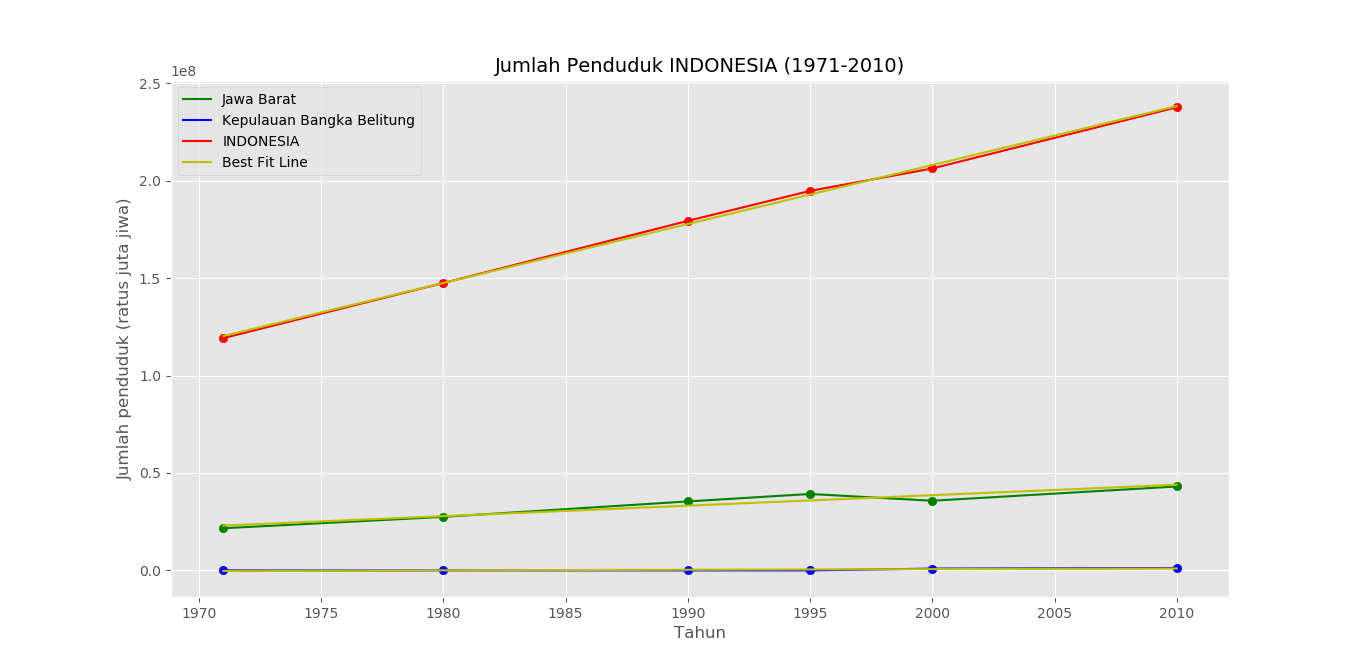

Write Python code to recreate this figure.
import numpy as np 
import pandas as pd 
import matplotlib.pyplot as plt 
from sklearn.linear_model import LinearRegression

df=pd.read_excel('indo_12_1.xls')
df.columns=['Provinsi','1971','1980','1990','1995','2000','2010']
df=df.dropna()
df.replace('-', int(0), inplace=True)

#mikir ea
indo=df['Provinsi'][df['2010']==df['2010'].max()]
Indonesia=indo.index.tolist()[0] 

#df baru
df1=df
df1.dropna(inplace = True)
terbesar = df1.nlargest(2, "2010") 
Jawabarat=terbesar['Provinsi'].index.tolist()[1] 


kecil=df1['Provinsi'][df1['1971']==df1['1971'].min()] 
#print(kecil)
bengkulu=kecil.index.tolist()[0] 
#print(bengkulu)

x=np.array([1971,1980,1990,1995,2000,2010])
xr=x.reshape(-1,1)
kolomy=['1971','1980','1990','1995','2000','2010']
yindonesia=df.loc[Indonesia,kolomy]
yjawabarat=df.loc[Jawabarat,kolomy]
ybengkulu=df.loc[bengkulu,kolomy]

from sklearn import linear_model
model = linear_model.LinearRegression()
model.fit(xr,yjawabarat)
ypredictjb=model.predict(xr)

print('Prediksi Jumlah Penduduk Jawa Barat di Tahun 2050:', int(round(model.predict([[2050]])[0])))

model.fit(xr,ybengkulu)
ypredictbengkulu=model.predict(xr)
print('Prediksi jumlah Penduduk Bengkulu di Tahun 2050:', int(round(model.predict([[2050]])[0])))

model.fit(xr,yindonesia)
ypredictid=model.predict(xr)
print('Prediksi Jumlah Penduduk Indonesia di Tahun 2050:', int(round(model.predict([[2050]])[0])))

#di plot

plt.figure(figsize=(9,6))
plt.style.use('ggplot')
plt.plot(x,yjawabarat,color='g',label=df1.Provinsi[Jawabarat],linestyle='-')
plt.plot(x,ybengkulu,color='b',label=df1.Provinsi[bengkulu],linestyle='-')
plt.plot(x,yindonesia,color='r',label=df1.Provinsi[Indonesia],linestyle='-')
plt.plot(xr,ypredictjb,'y-',label='Best Fit Line')
plt.plot(xr,ypredictbengkulu,'y-')

plt.plot(xr,ypredictid,'y-')

plt.legend()

plt.scatter(x,yindonesia,color='r')
plt.scatter(x,yjawabarat,color='g')
plt.scatter(x,ybengkulu,color='b')

plt.grid(True)

plt.xlabel('Tahun',fontsize=12)
plt.ylabel('Jumlah penduduk (ratus juta jiwa)',fontsize=12)
plt.title('Jumlah Penduduk INDONESIA (1971-2010)',fontsize=14)
plt.show()
